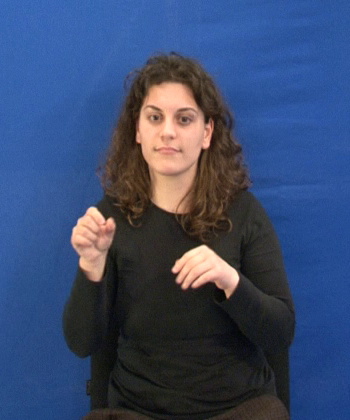
#> input picture part2/material/6.png, 350 x 420 px, given in place of 1.png, which was not available
$ python main.py
#> lines starting #> are read from the running program, lines starting #| are printed output that depends on the picture; after the words box and inside, x2 and y2 are one past the last pixel; in counts of white or black regions, pixels touching at a corner belong together; pictures that were not available may be replaced by others from this repository, and a replacement may not be noted
### part2/regionDetect.py
import numpy as np
import cv2
import matplotlib.pyplot as plt
from scipy import stats
from pointDetection import pointDetection

def disk_strel(n):
    #Return a structural element, which is a disk of radius n.
    r = int(np.round(n))
    d = 2*r+1
    x = np.arange(d) - r
    y = np.arange(d) - r
    x, y = np.meshgrid(x,y)
    strel = x**2 + y**2 <= r**2
    return strel.astype(np.uint8)

def regionDetect(I, mu, cov):
    #Read image
    IYCrCb = cv2.cvtColor(I, cv2.COLOR_BGR2YCR_CB)

    #Keep Cb,Cr channels
    ICbCr = IYCrCb[:,:,::-1]
    ICbCr = ICbCr[:,:,:2]

    #Compute skin pdf
    skin_probability = stats.multivariate_normal.pdf(ICbCr, mean=mu, cov=cov)
    #Regularization
    skin_probability /= skin_probability.max()

    #Threshold
    threshold = 0.08
    skin = (skin_probability >= threshold).astype(np.uint8)

    plt.figure()
    plt.subplot(1,2,1)
    plt.title('Skin probability')
    plt.tick_params(left=False, bottom=False, labelleft=False, labelbottom=False)
    plt.imshow(skin_probability, cmap='gray')
    plt.subplot(1,2,2)
    plt.title('Binary skin detection image')
    plt.tick_params(left=False, bottom=False, labelleft=False, labelbottom=False)
    plt.imshow(skin,cmap='gray')
    plt.savefig('plots/3.png')


    opening_kernel = disk_strel(2)
    Opened_skin = cv2.morphologyEx(skin, cv2.MORPH_OPEN, opening_kernel)
    closing_kernel = disk_strel(30)
    Closed_skin = cv2.morphologyEx(Opened_skin, cv2.MORPH_CLOSE, closing_kernel)
    plt.figure()
    plt.subplot(1,3,1)
    plt.title('Before filtering')
    plt.tick_params(left=False, bottom=False, labelleft=False, labelbottom=False)
    plt.imshow(skin, cmap='gray')
    plt.subplot(1,3,2)
    plt.title('After Opening')
    plt.tick_params(left=False, bottom=False, labelleft=False, labelbottom=False)
    plt.imshow(Opened_skin,cmap='gray')
    plt.subplot(1,3,3)
    plt.title('After Closing')
    plt.tick_params(left=False, bottom=False, labelleft=False, labelbottom=False)
    plt.imshow(Closed_skin,cmap='gray')
    plt.savefig('plots/4.png')

    return pointDetection(Closed_skin)

### part2/pointDetection.py
import numpy as np
import scipy

def pointDetection(skin):

    labeled_array, num_features = scipy.ndimage.label(skin)
    table = np.where(labeled_array == 1)
    y_head = table[0].min()
    x_head = table[1].min()
    head_height = table[0].max() - y_head
    head_width = table[1].max() - x_head
    #print(x_head,y_head,head_height,head_width)

    labeled_array, num_features = scipy.ndimage.label(skin)
    table = np.where(labeled_array == 2)
    y_left = table[0].min() - 15
    x_left = table[1].min() - 15
    left_width = table[0].max() - y_left + 15
    left_height = table[1].max() - x_left + 15

    labeled_array, num_features = scipy.ndimage.label(skin)
    table = np.where(labeled_array == 3)
    y_right = table[0].min() - 15
    x_right = table[1].min() - 15
    right_height = table[0].max() - y_right + 15
    right_width = table[1].max() - x_right + 15

    return [[x_head,y_head,head_width,head_height],[x_left,y_left,left_width,left_height],[x_right,y_right,right_width,right_height]]

### part2/main.py
import cv2
import numpy as np
from matplotlib import pyplot as plt
from matplotlib import cm
from skimage import color
import scipy
import scipy.io as sp
import os
from displ import displ
from drawBoundingBox import drawBoundingBox
from lk import lk
from multi_scale_lk import multi_scale_lk
from regionDetect import regionDetect

if not os.path.exists('plots/'):
	os.mkdir('plots/')

#Gaussian distribution training
skin_SamplesRGB = sp.loadmat('skinSamplesRGB.mat')
#> (reads part2/skinSamplesRGB.mat from the repository)
skin_SamplesRGB = skin_SamplesRGB['skinSamplesRGB']
plt.figure()
plt.imshow(skin_SamplesRGB)
plt.title('Skin samples')
plt.tick_params(left=False, bottom=False, labelleft=False, labelbottom=False)
plt.savefig('plots/1.png')
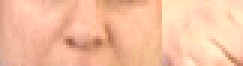
#> shown: shape (22, 81, 3) (shown 3 times larger); mean R, G, B 245.2, 192.3, 160.7

#Convert to YCbCr
skin_SamplesYCbCr = color.rgb2ycbcr(skin_SamplesRGB)

#Flatten the images
skin_SamplesYCbCr = skin_SamplesYCbCr.reshape(1782,3)

#Keep only Cb, Cr channels
skin_SamplesCb = skin_SamplesYCbCr[:,1]
skin_SamplesCr = skin_SamplesYCbCr[:,2]

#Mean Cb, Cr values
Cb_mean = np.mean(skin_SamplesCb)
Cr_mean = np.mean(skin_SamplesCr)

#Covariance matrix
Cov_matrix = np.cov(np.array([skin_SamplesCb,skin_SamplesCr]))

#Plotting 2D Gaussian distribution surface
x = np.linspace(Cb_mean - Cov_matrix[0][0], Cb_mean + Cov_matrix[0][0], 100)
y = np.linspace(Cr_mean - Cov_matrix[1][1], Cr_mean + Cov_matrix[1][1], 100)
x, y = np.meshgrid(x, y)
x_ = x.flatten()
y_ = y.flatten()
xy = np.vstack((x_, y_)).T
rv = scipy.stats.multivariate_normal(np.array([Cb_mean, Cr_mean]), Cov_matrix)
z = rv.pdf(xy)
z = z.reshape(100, 100, order='F')
plt.figure()
plt.title('Gaussian distribution surface')
plt.contourf(x, y, z.T)
plt.savefig('plots/2.png')
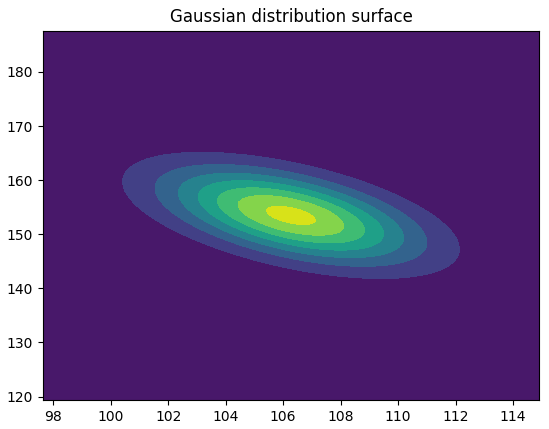
#> figure drawn by matplotlib, 1 panel

#Detect first frame regions
I = cv2.imread(os.path.join('material','1.png'))
#> I is the input picture: shape (420, 350, 3); mean B, G, R 110.2, 74.9, 58.4
BoundingBoxes = regionDetect(I, np.array([Cb_mean, Cr_mean]), Cov_matrix)
#> in regionDetect, `IYCrCb = cv2.cvtColor(I, cv2.COLOR_BGR2YCR_CB)`: IYCrCb: shape (420, 350, 3); mean of channels 0, 1, 2 73.9, 116.9, 148.4
#> in regionDetect, `ICbCr = IYCrCb[:,:,::-1]`: ICbCr: shape (420, 350, 3); mean of channels 0, 1, 2 148.4, 116.9, 73.9
#> in regionDetect, `skin_probability = stats.multivariate_normal.pdf(ICbCr, mean=mu, cov=c..`:
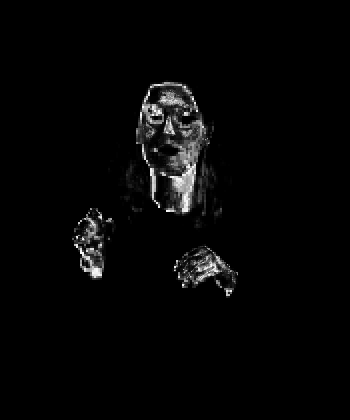
#> skin_probability: shape (420, 350) float64; min 8.08e-129, max 0.0109, mean 0.000255; drawn with min black and max white
#> in regionDetect, `skin = (skin_probability >= threshold).astype(np.uint8)`:
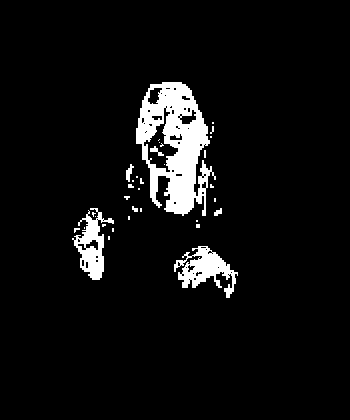
#> skin: shape (420, 350); values 0 (black) and 1 (white), 6% white; 34 white regions (26 under 20 px), largest, box (x1, y1, x2, y2) and area: (136, 82, 216, 216) 5700, (174, 246, 238, 298) 1425, (72, 208, 114, 280) 1232
#> in regionDetect, `Opened_skin = cv2.morphologyEx(skin, cv2.MORPH_OPEN, opening_kernel)`:
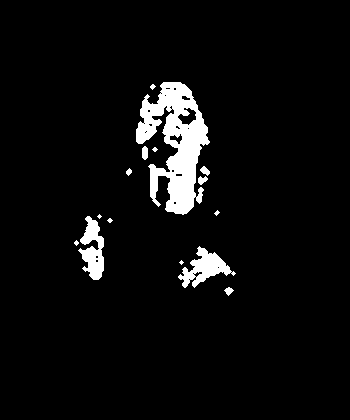
#> Opened_skin: shape (420, 350); values 0 (black) and 1 (white), 5% white; 15 white regions (6 under 20 px), largest, box (x1, y1, x2, y2) and area: (136, 82, 210, 215) 4990, (178, 246, 236, 288) 997, (78, 216, 104, 280) 944
#> in regionDetect, `Closed_skin = cv2.morphologyEx(Opened_skin, cv2.MORPH_CLOSE, closing_k..`:
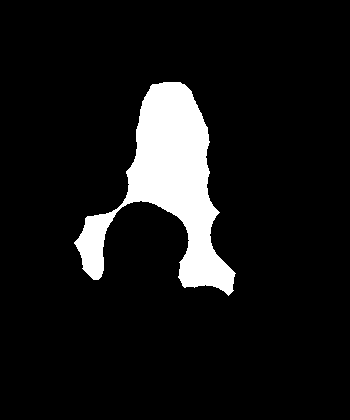
#> Closed_skin: shape (420, 350); values 0 (black) and 1 (white), 9% white; 1 white region, box (x1, y1, x2, y2) and area: (74, 82, 236, 296) 13163
#> in pointDetection, `labeled_array, num_features = scipy.ndimage.label(skin)`: num_features = 1
#> in pointDetection, `table = np.where(labeled_array == 1)`: table = 13163 positions, rows 82 to 295, columns 74 to 235
#> in pointDetection, `y_head = table[0].min()`: y_head = 82
#> in pointDetection, `x_head = table[1].min()`: x_head = 74
#> in pointDetection, `head_height = table[0].max() - y_head`: head_height = 213
#> in pointDetection, `head_width = table[1].max() - x_head`: head_width = 161
#> in pointDetection, `table = np.where(labeled_array == 2)`: table = (empty array, empty array)
#> (the run stopped early here; a loop or call above may not have finished)
